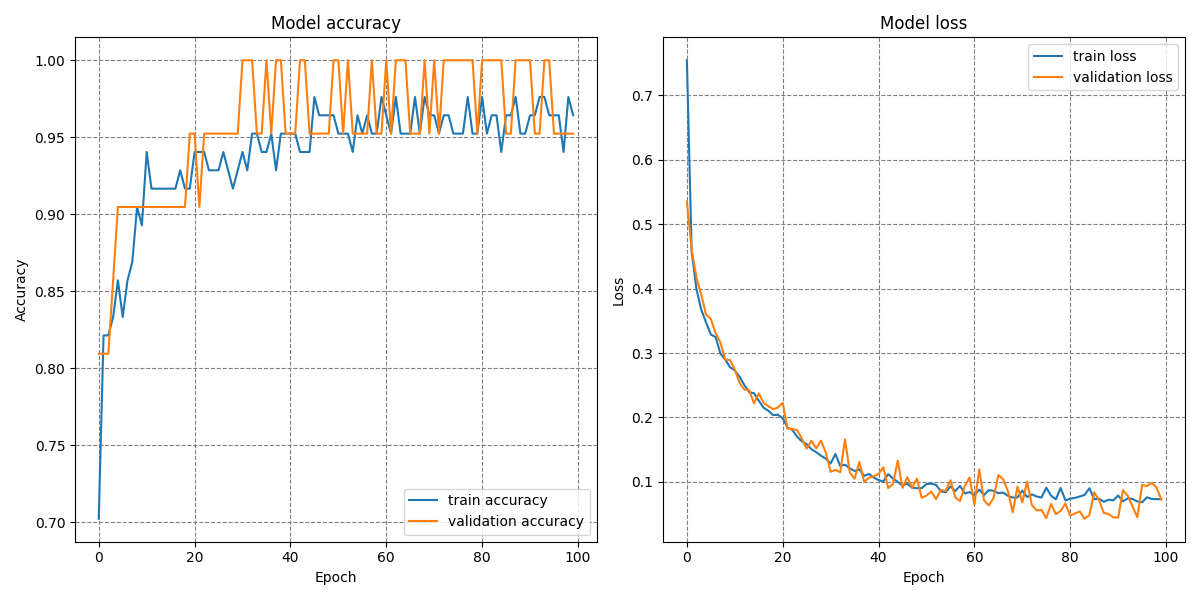

This figure's Python source:
import numpy as np
import matplotlib.pyplot as plt
from sklearn.datasets import load_iris
from sklearn.model_selection import train_test_split
from sklearn.preprocessing import StandardScaler, OneHotEncoder
from tensorflow.keras.models import load_model
from tensorflow.keras.layers import Dense
from tensorflow.keras.models import Sequential
from tensorflow.keras.utils import plot_model

# Load the iris dataset
iris = load_iris()
x = iris.data
y = iris.target

# Preprocess the data
# Scale the features
scaler = StandardScaler() #Normaliuzje dane poprzez Z-score z = (x - μ) / σ
X_scaled = scaler.fit_transform(x)

# Encode the labels
encoder = OneHotEncoder(sparse_output=False) #zamienia nazwy na liczby np
#[[1, 0, 0],  # Class 0 (Setosa)
#[0, 1, 0],  # Class 1 (Versicolor)
# [0, 0, 1],  # Class 2 (Virginica)
# [0, 1, 0],  # Class 1 (Versicolor)
# [1, 0, 0],  # Class 0 (Setosa)
#...]
y_encoded = encoder.fit_transform(y.reshape(-1, 1))

# Split the dataset into training and test sets
X_train, X_test, y_train, y_test = train_test_split(X_scaled, y_encoded, test_size=0.3, random_state=42)

# Load the pre-trained model
#tanh lepiej
#selu najlepiej

model = Sequential([
    Dense(64,activation='selu', input_shape=(X_train.shape[1],)),
    Dense(64,activation='selu'),
    Dense(y_encoded.shape[1], activation='softmax') #ma 3 neurony każdy do rodzaju irysa
    # i są w kształtach jak OneHotEncoder
])

# model.compile(optimizer="adam", loss="categorical_crossentropy", metrics=["accuracy"])
# model.compile(optimizer="sgd", loss="categorical_crossentropy", metrics=["accuracy"])

model.compile(optimizer="rmsprop", loss="categorical_crossentropy", metrics=["accuracy"])
#ten compiler dał najwieksze wyniki

# Continue training the model for 10 more epochs
history = model.fit(X_train, y_train, epochs=100, validation_split=0.2,)
#im mniejszy batch size tym te krzywe są bardizej rozjechane góra dół

# Save the updated model
model.save('updated_iris_model.h5')

# Evaluate the updated model on the test set
test_loss, test_accuracy = model.evaluate(X_test, y_test, verbose=0)
print(f"Test Accuracy: {test_accuracy*100:.2f}%")

# Plot the learning curve
plt.figure(figsize=(12, 6))
plt.subplot(1, 2, 1)
plt.plot(history.history['accuracy'], label='train accuracy')
plt.plot(history.history['val_accuracy'], label='validation accuracy')
plt.title('Model accuracy')
plt.ylabel('Accuracy')
plt.xlabel('Epoch')
plt.grid(True, linestyle='--', color='grey')
plt.legend()

plt.subplot(1, 2, 2)
plt.plot(history.history['loss'], label='train loss')
plt.plot(history.history['val_loss'], label='validation loss')
plt.title('Model loss')
plt.ylabel('Loss')
plt.xlabel('Epoch')
plt.grid(True, linestyle='--', color='grey')
plt.legend()

plt.tight_layout()
plt.show()

# Save the model


# Plot and save the model architecture
plot_model(model, to_file='model_plot.png', show_shapes=True, show_layer_names=True)

#a. Normaliuzje dane poprzez Z-score z = (x - μ) / σ
#b. zamienia nazwy na liczby np
    #[[1, 0, 0],  # Class 0 (Setosa)
    #[0, 1, 0],  # Class 1 (Versicolor)
    # [0, 0, 1],  # Class 2 (Virginica)
    # [0, 1, 0],  # Class 1 (Versicolor)
    # [1, 0, 0],  # Class 0 (Setosa)
    #...]
#c. ma 3 neurony wyjściowe każdy do rodzaju irysa
    # i są w kształtach jak OneHotEncoder

#d. #tanh lepiej, selu najlepiej

#e. najlepiej poradził sobie optimize rmsprop

#f. im mniejszy batch size tym większy rozstrzał wykresu, im wiekszy batch tym szybciej

#g można powiedzieć, że model radzi sobie świetnie bo często daje 100% accuracy
